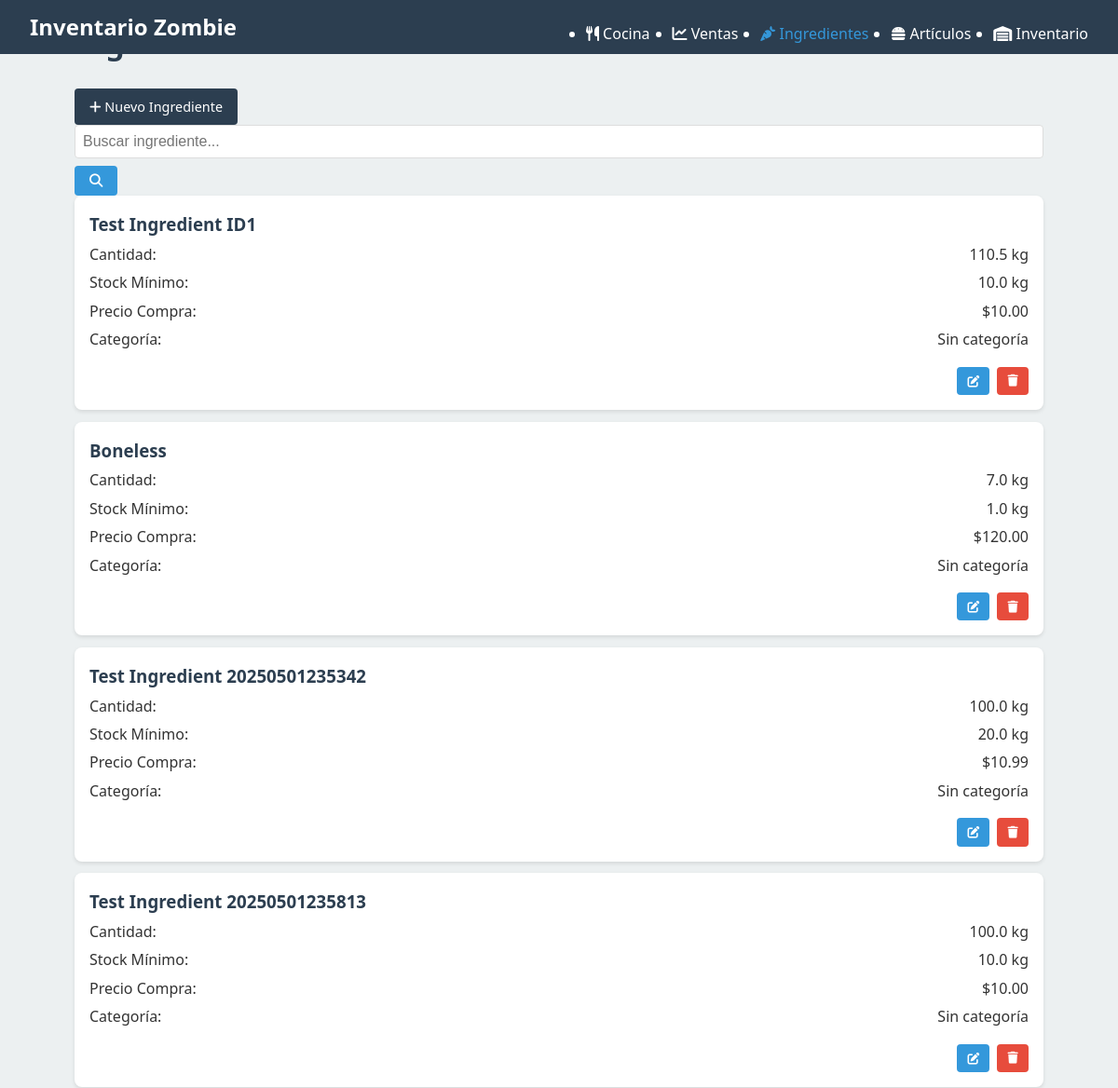
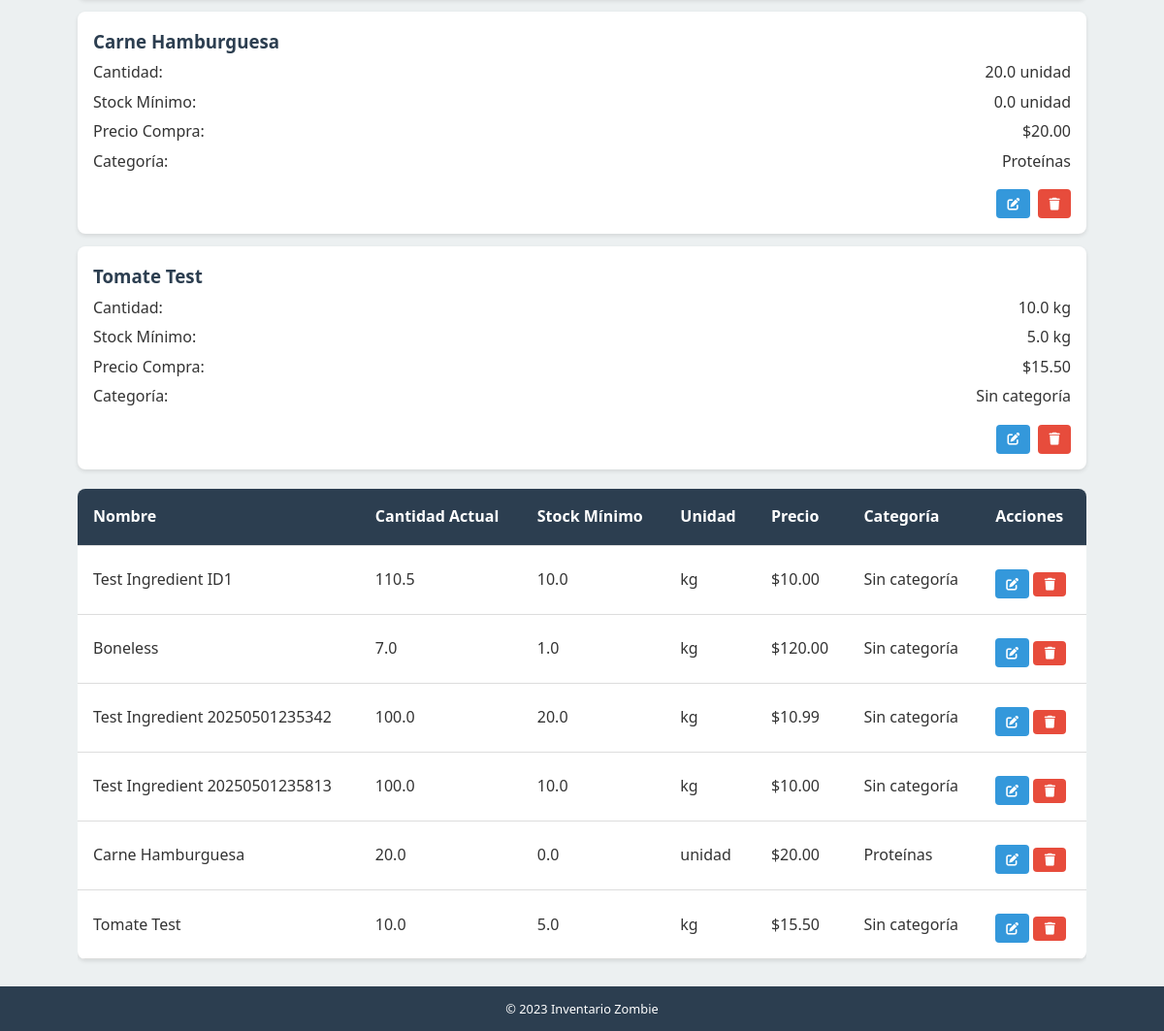
The page /ingredientes/ on the database its author committed (2 pictures, top to bottom).
### tables this page shows
CREATE TABLE Ingredientes (
    id INTEGER PRIMARY KEY AUTOINCREMENT,
    nombre TEXT NOT NULL UNIQUE,
    unidad_medida TEXT NOT NULL,
    precio_compra REAL,
    cantidad_actual REAL NOT NULL DEFAULT 0,
    stock_minimo REAL
, categoria TEXT);

### routes/ingredientes.py (the view)
@ingredientes_web_bp.route('/', methods=['GET'])
def index():
    db = get_db()
    cursor = db.execute('SELECT * FROM Ingredientes')
    ingredientes = []
    for row in cursor.fetchall():
        ingrediente = dict(
            id=row['id'],
            nombre=row['nombre'],
            unidad_medida=row['unidad_medida'],
            precio_compra=row['precio_compra'],
            cantidad_actual=row['cantidad_actual'],
            stock_minimo=row['stock_minimo']
        )
        try:
            ingrediente['categoria'] = row['categoria']
        except (IndexError, KeyError):
            ingrediente['categoria'] = None
        ingredientes.append(ingrediente)
    return render_template('ingredientes/lista.html', ingredientes=ingredientes)

### app.py (called while the page is built)
@app.after_request
def add_cors_headers(response):
    response.headers.add('Access-Control-Allow-Origin', '*')
    response.headers.add('Access-Control-Allow-Headers', 'Content-Type,Authorization')
    response.headers.add('Access-Control-Allow-Methods', 'GET,PUT,POST,DELETE,OPTIONS')
    return response

### database.py (called while the page is built)
def get_db():
    if 'db' not in g:
        g.db = sqlite3.connect(
            current_app.config['DATABASE'],
            detect_types=sqlite3.PARSE_DECLTYPES
        )
        g.db.row_factory = sqlite3.Row
    return g.db

### templates/ingredientes/lista.html (shortened to what this page needs)
{% extends "layout.html" %}
{% block content %}
<div class="page-header">
    <h1>Ingredientes</h1>
    <a href="{{ url_for('ingredientes_web.nuevo') }}" class="btn btn-primary">
        <i class="fas fa-plus"></i> Nuevo Ingrediente
    </a>
</div>
<div class="search-box">
    <input type="text" id="search-input" placeholder="Buscar ingrediente...">
    <button id="search-button" class="btn">
        <i class="fas fa-search"></i>
    </button>
</div>
<div class="item-list" id="ingredient-cards">
    {% for ingrediente in ingredientes %}
    <div class="item-card">
        <h3>{{ ingrediente.nombre }}</h3>
        <div class="item-detail">
            <span>Cantidad:</span>
            <span class="{% if ingrediente.cantidad_actual <= ingrediente.stock_minimo %}low-stock{% endif %}">
                {{ ingrediente.cantidad_actual }} {{ ingrediente.unidad_medida }}
            </span>
        </div>
        <div class="item-detail">
            <span>Stock Mínimo:</span>
            <span>{{ ingrediente.stock_minimo }} {{ ingrediente.unidad_medida }}</span>
        </div>
        <div class="item-detail">
            <span>Precio Compra:</span>
            <span>${{ "%.2f"|format(ingrediente.precio_compra) }}</span>
        </div>
        <div class="item-detail">
            <span>Categoría:</span>
            <span>{{ ingrediente.get('categoria') or 'Sin categoría' }}</span>
        </div>
        <div class="item-actions">
            <a href="{{ url_for('ingredientes_web.editar', id=ingrediente.id) }}" class="btn btn-secondary btn-sm">
                <i class="fas fa-edit"></i>
            </a>
            <button class="btn btn-danger btn-sm delete-ingredient"
                   data-id="{{ ingrediente.id }}"
                   data-name="{{ ingrediente.nombre }}">
                <i class="fas fa-trash"></i>
            </button>
        </div>
    </div>
    {% endfor %}
</div>
<div class="table-responsive d-none d-md-block">
    <table>
        <thead>
            <tr>
                <th>Nombre</th>
                <th>Cantidad Actual</th>
                <th>Stock Mínimo</th>
                <th>Unidad</th>
                <th>Precio</th>
                <th>Categoría</th>
                <th>Acciones</th>
            </tr>
        </thead>
        <tbody>
            {% for ingrediente in ingredientes %}
            <tr>
                <td>{{ ingrediente.nombre }}</td>
                <td class="{% if ingrediente.cantidad_actual <= ingrediente.stock_minimo %}low-stock{% endif %}">
                    {{ ingrediente.cantidad_actual }}
                </td>
                <td>{{ ingrediente.stock_minimo }}</td>
                <td>{{ ingrediente.unidad_medida }}</td>
                <td>${{ "%.2f"|format(ingrediente.precio_compra) }}</td>
                <td>{{ ingrediente.get('categoria') or 'Sin categoría' }}</td>
                <td>
                    <a href="{{ url_for('ingredientes_web.editar', id=ingrediente.id) }}" class="btn btn-secondary btn-sm">
                        <i class="fas fa-edit"></i>
                    </a>
                    <button class="btn btn-danger btn-sm delete-ingredient"
                           data-id="{{ ingrediente.id }}"
                           data-name="{{ ingrediente.nombre }}">
                        <i class="fas fa-trash"></i>
                    </button>
                </td>
            </tr>
            {% else %}
            <tr>
                <td colspan="7" class="text-center">No hay ingredientes registrados</td>
            </tr>
            {% endfor %}
        </tbody>
    </table>
</div>
{% endblock %}

### static/css/main.css (style rules this page uses)
:root { --primary-color: #2c3e50; --secondary-color: #3498db; --accent-color: #e74c3c; --background-color: #ecf0f1; --text-color: #333; --light-text: #fff; --success-color: #2ecc71; --warning-color: #f39c12; --error-color: #e74c3c; --info-color: #3498db; }
* { margin: 0; padding: 0; box-sizing: border-box; }
body { font-family: 'Segoe UI', Tahoma, Geneva, Verdana, sans-serif; line-height: 1.6; color: var(--text-color); background-color: var(--background-color); }
h1 { color: var(--primary-color); margin-bottom: 1rem; font-size: 1.5rem; text-align: center; }
.btn { display: inline-block; background-color: var(--secondary-color); color: var(--light-text); padding: 0.5rem 1rem; border-radius: 4px; text-decoration: none; margin-top: 0.5rem; transition: background-color 0.3s; text-align: center; border: none; cursor: pointer; font-size: 0.9rem; }
input, select, textarea { width: 100%; padding: 0.5rem; border: 1px solid #ddd; border-radius: 4px; font-size: 1rem; }
.table-responsive { overflow-x: auto; width: 100%; }
table { width: 100%; border-collapse: collapse; margin: 0.5rem 0; background-color: white; border-radius: 8px; overflow: hidden; box-shadow: 0 2px 4px rgba(0, 0, 0, 0.1); }
th, td { padding: 0.7rem; text-align: left; border-bottom: 1px solid #ddd; font-size: 0.9rem; }
th { background-color: var(--primary-color); color: var(--light-text); }
.item-card { background: white; border-radius: 8px; padding: 1rem; margin-bottom: 0.8rem; box-shadow: 0 2px 4px rgba(0, 0, 0, 0.1); }
.item-card h3 { color: var(--primary-color); margin-bottom: 0.3rem; }
.item-card .item-detail { display: flex; justify-content: space-between; margin-bottom: 0.3rem; }
.item-card .item-actions { display: flex; justify-content: flex-end; gap: 0.5rem; margin-top: 0.5rem; }
@media screen and (min-width: 768px) { h1 { font-size: 2rem; text-align: left; } }
@media screen and (min-width: 768px) { th, td { padding: 1rem; font-size: 1rem; } }
.btn-primary { background-color: var(--primary-color); }
.btn-secondary { background-color: var(--secondary-color); }
.btn-danger { background-color: var(--accent-color); }
.btn-sm { padding: 0.3rem 0.7rem; font-size: 0.8rem; }

### rows shown on the page
Ingredientes: nombre "Test Ingredient ID1", cantidad_actual "110.5", unidad_medida "kg", stock_minimo "10.0", precio_compra "10.00", ingrediente "Sin categoría"
Ingredientes: nombre "Boneless", cantidad_actual "7.0", unidad_medida "kg", stock_minimo "1.0", precio_compra "120.00", ingrediente "Sin categoría"
Ingredientes: nombre "Test Ingredient 20250501235342", cantidad_actual "100.0", unidad_medida "kg", stock_minimo "20.0", precio_compra "10.99", ingrediente "Sin categoría"
Ingredientes: nombre "Test Ingredient 20250501235813", cantidad_actual "100.0", unidad_medida "kg", stock_minimo "10.0", precio_compra "10.00", ingrediente "Sin categoría"
Ingredientes: nombre "Carne Hamburguesa", cantidad_actual "20.0", unidad_medida "unidad", stock_minimo "0.0", precio_compra "20.00", categoria "Proteínas"
Ingredientes: nombre "Tomate Test", cantidad_actual "10.0", unidad_medida "kg", stock_minimo "5.0", precio_compra "15.50", ingrediente "Sin categoría"
